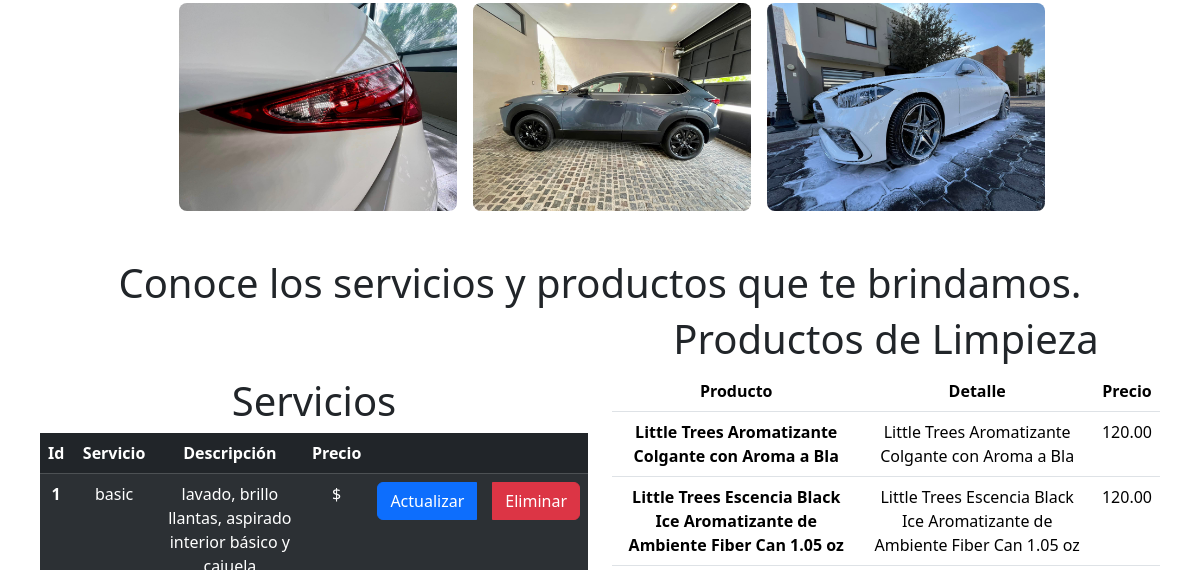
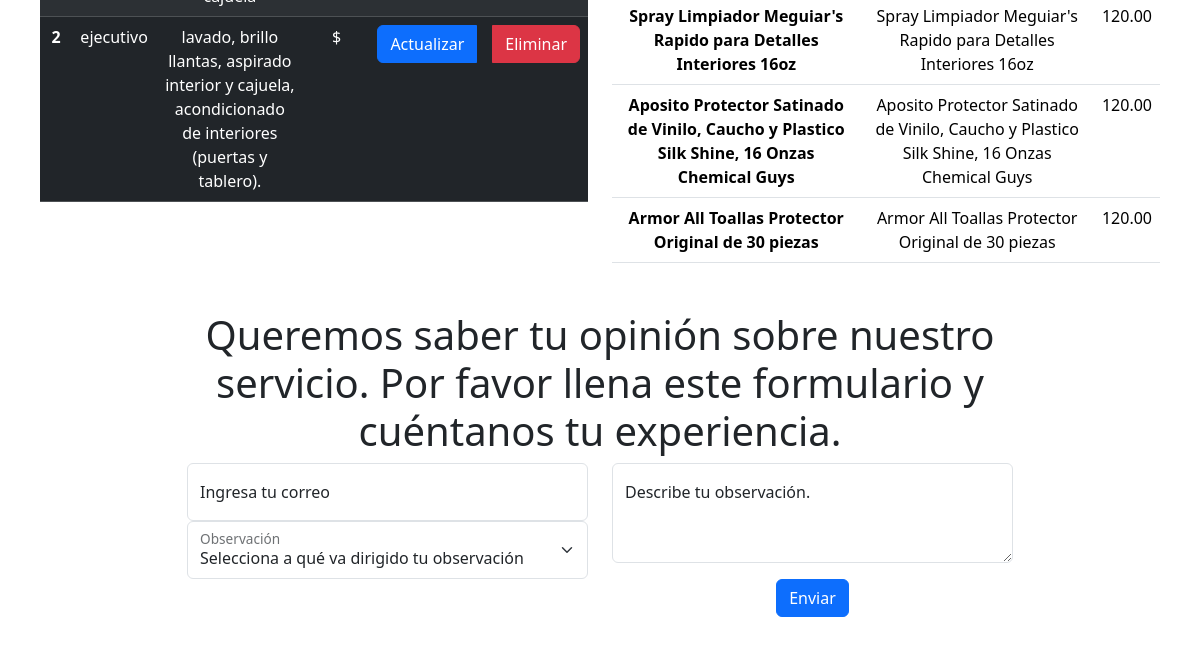
The app's page /admin/visitor.php (lower part), older data (2 pictures, top to bottom).
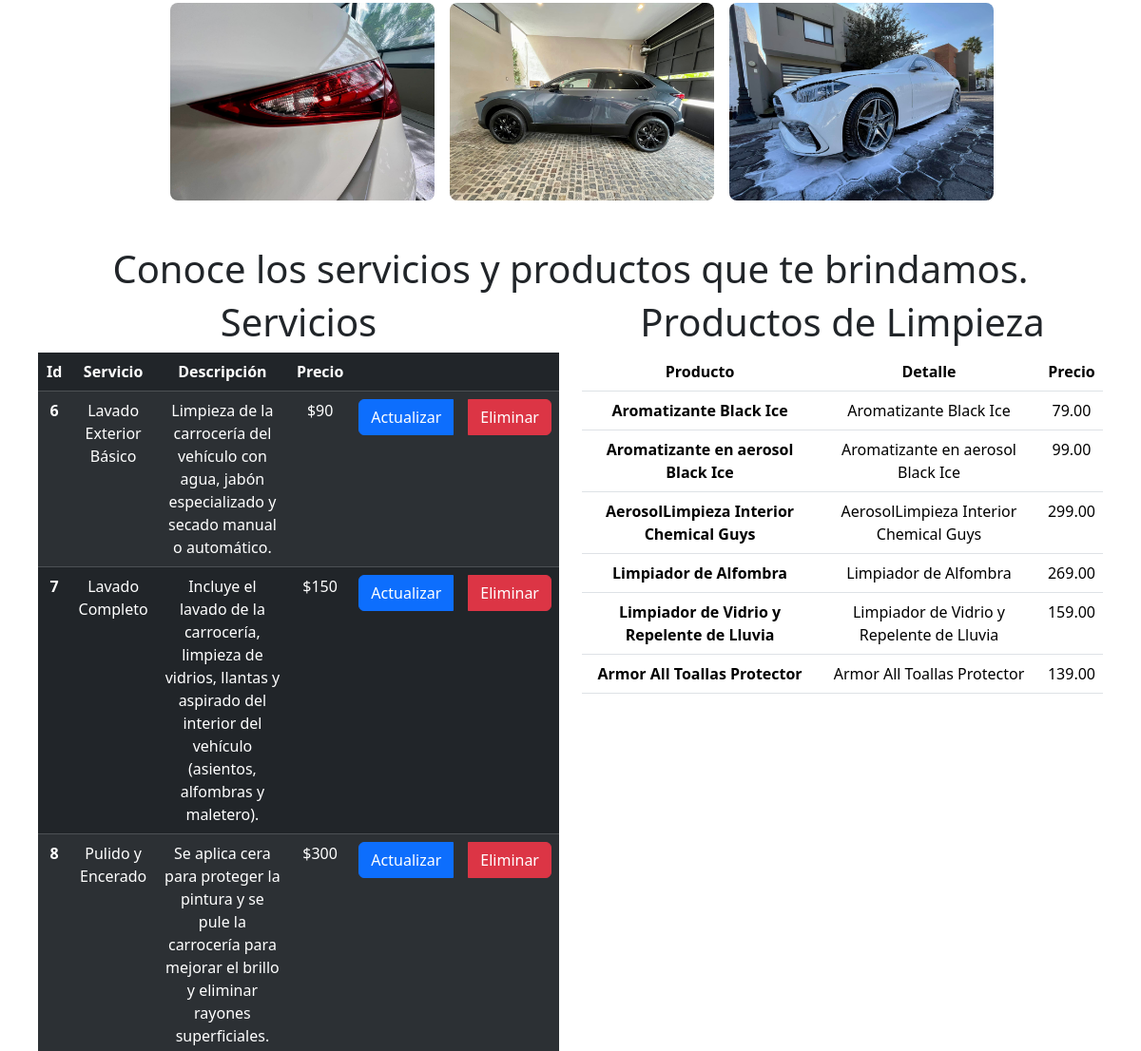
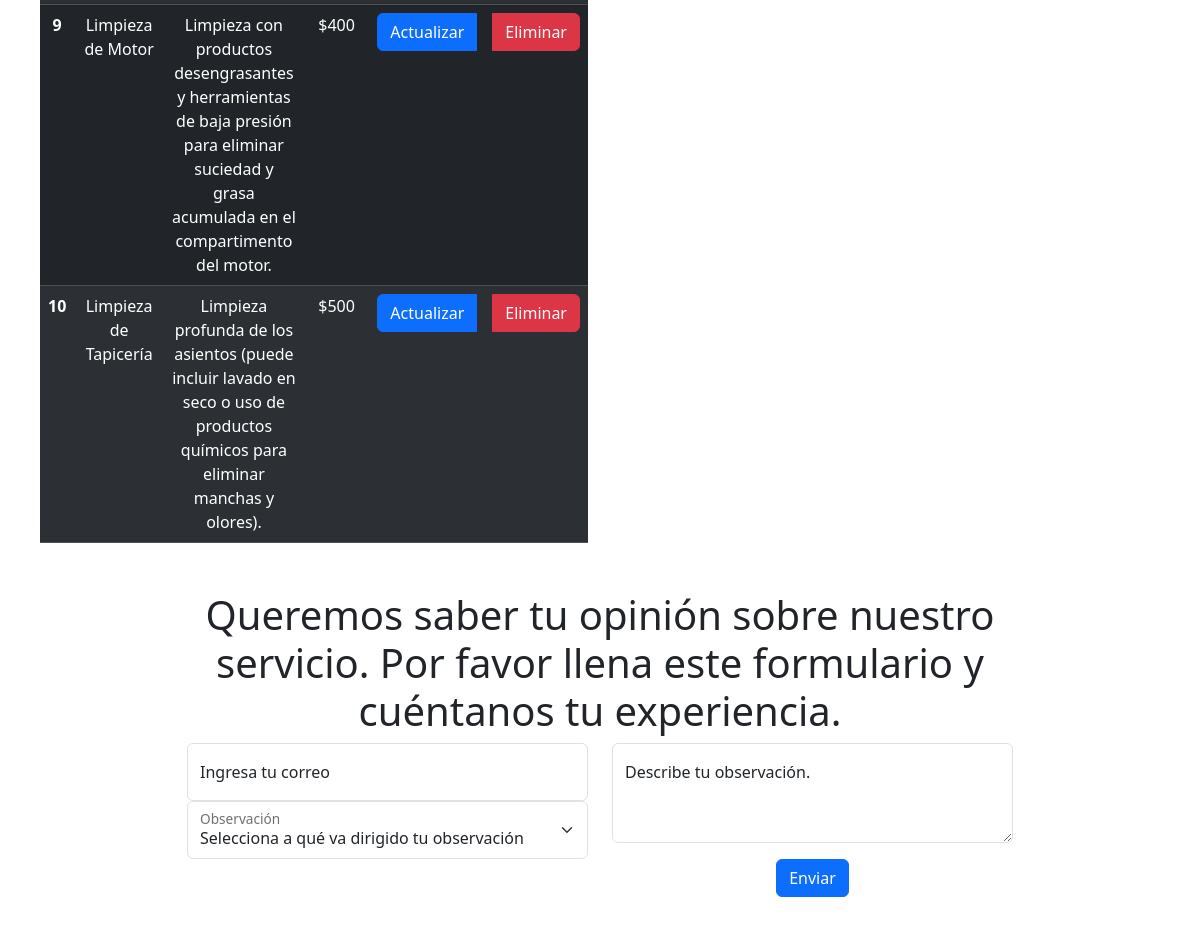
The same page, newer data (2 pictures, top to bottom).
### tables this page shows
CREATE TABLE IF NOT EXISTS `servicios` (
  `id_servicio` int(11) NOT NULL AUTO_INCREMENT,
  `servicio` varchar(50) DEFAULT NULL,
  `descripcion` text DEFAULT NULL,
  `imagen` varchar(100) DEFAULT NULL,
  `precio` int(11) NOT NULL,
  PRIMARY KEY (`id_servicio`)
);

CREATE TABLE IF NOT EXISTS `productos` (
  `id_producto` int(11) NOT NULL AUTO_INCREMENT,
  `producto` varchar(100) DEFAULT NULL,
  `descripcion` varchar(500) NOT NULL,
  `imagen` varchar(100) NOT NULL,
  `precio` decimal(10,2) DEFAULT NULL,
  `stock` int(11) DEFAULT NULL,
  PRIMARY KEY (`id_producto`)
);

### sistema.class.php (called while the page is built, shortened)
<?php
class Sistema
{
    function conexion()
    {
        $this->con = new PDO(SGBD . ':host=' . DBHOST . ';dbname=' . DBNAME . ';port=' . DBPORT, DBUSER, DBPASS);
    }
}
?>

### admin/servicio.class.php (called while the page is built, shortened)
<?php
require_once('../sistema.class.php');
class Servicio extends Sistema
{
    function readAll()
    {
        $query = "SELECT * FROM servicios";
        $sql = $this->con->prepare($query);
        $sql->execute();
        $result = $sql->fetchAll(PDO::FETCH_ASSOC);
        return $result;
    }
}
?>

### admin/producto.class.php (called while the page is built, shortened)
<?php
require_once('../sistema.class.php');
class Producto extends Sistema
{
    function readAll()
    {
        $query = "SELECT * FROM productos";
        $sql = $this->con->prepare($query);
        $sql->execute();
        $result = $sql->fetchAll(PDO::FETCH_ASSOC);
        return $result;
    }
}

### admin/views/visitor/index.php (the view, shortened to what this page needs)
<?php require_once('views\header.php'); ?>
<div class="container-fluid text-center">
  <div class="row w-75 m-auto">
    <div class="row p-0 ">
      <div class="col-sm-4 p-2">
        <img src="../images/g7.jpg" class="w-100 rounded-3 m-4" alt="">
      </div>
      <div class="col-sm-4 p-2">
        <img src="../images/g8.jpg" class="w-100 rounded-3 m-4" alt="">
      </div>
      <div class="col-sm-4 p-2">
        <img src="../images/g2.jpg" class="w-100 rounded-3 m-4" alt="">
      </div>
    </div>
  </div>
  <div class="row w-100 m-0 p-3">
    <h1>Conoce los servicios y productos que te brindamos.</h1>
    <div class="col-sm-6 m-auto">
      <h1>Servicios</h1>
      <table class="table table-striped table-dark">
        <thead>
          <tr>
            <th scope="col">Id</th>
            <th scope="col">Servicio</th>
            <th scope="col">Descripción</th>
            <th scope="col">Precio</th>
            <th scope="col"></th>
          </tr>
        </thead>
        <tbody>
          <?php foreach ($servicios as $servicio): ?>
            <tr>
              <th scope="row"><?php echo $servicio['id_servicio']; ?> </th>
              <td><?php echo $servicio['servicio']; ?></td>
              <td><?php echo $servicio['descripcion']; ?></td>
              <td>$<?php echo $servicio['precio']; ?></td>
              <td>
                <div class="btn-group" role="group" aria-label="Basic radio toggle button group">
                  <a href="servicio.php?accion=actualizar&id=<?php echo $servicio['id_servicio']; ?>"
                    class="btn btn-primary" style="margin-right:1rem;">Actualizar</a>
                  <a href="servicio.php?accion=eliminar&id=<?php echo $servicio['id_servicio']; ?>"
                    class="btn btn-danger">Eliminar</a>
                </div>
              </td>
            </tr>
          <?php endforeach; ?>
        </tbody>
      </table>
    </div>
    <div class="col-sm-6 m-0">
      <h1>Productos de Limpieza</h1>
      <table class="table">
        <thead>
          <tr>
            <th scope="col">Producto</th>
            <th scope="col">Detalle</th>
            <th scope="col">Precio</th>
          </tr>
        </thead>
        <tbody>
          <?php foreach ($productos as $producto): ?>
            <tr>
              <th scope="row"><?php echo ($producto['producto']) ?></th>
              <td><?php echo ($producto['producto']) ?></td>
              <td><?php echo ($producto['precio']) ?></td>
            </tr>
          <?php endforeach; ?>
        </tbody>
      </table>
    </div>
  </div>
  <div class="row w-75 m-auto p-3">
    <h1>Queremos saber tu opinión sobre nuestro servicio. Por favor llena este formulario y cuéntanos tu experiencia.
    </h1>
    <div class="col-sm-6">
      <form class="form-floating">
        <input type="email" class="form-control" id="floatingInputValue" placeholder="name@example.com" value="">
        <label for="floatingInputValue">Ingresa tu correo</label>
      </form>
      <div class="form-floating">
        <select class="form-select" id="floatingSelect" aria-label="Floating label select example">
          <option selected>Selecciona a qué va dirigido tu observación</option>
        </select>
        <label for="floatingSelect">Observación</label>
      </div>
    </div>
    <div class="col-sm-6">
      <div class="form-floating">
        <textarea class="form-control" placeholder="Leave a comment here" id="floatingTextarea2"
          style="height: 100px"></textarea>
        <label for="floatingTextarea2">Describe tu observación.</label>
        <button type="submit" class="btn btn-primary m-3">Enviar</button>
      </div>
    </div>
  </div>
</div>

Row changes from the older to the newer data that the page shows:
removed servicios: id_servicio "1", servicio "basic", descripcion "lavado, brillo llantas, aspirado interior básico y cajuela"
removed servicios: id_servicio "2", servicio "ejecutivo", descripcion "lavado, brillo llantas, aspirado interior y cajuela, acondicionado de interiores (puertas y tablero)."
removed productos: producto "Little Trees Aromatizante Colgante con Aroma a Bla", precio "120.00"
removed productos: producto "Little Trees Escencia Black Ice Aromatizante de Ambiente Fiber Can 1.05 oz", precio "120.00"
removed productos: producto "Spray Limpiador Meguiar's Rapido para Detalles Interiores 16oz", precio "120.00"
removed productos: producto "Aposito Protector Satinado de Vinilo, Caucho y Plastico Silk Shine, 16 Onzas Chemical Guys", precio "120.00"
removed productos: producto "Armor All Toallas Protector Original de 30 piezas", precio "120.00"
added servicios: id_servicio "6", servicio "Lavado Exterior Básico", descripcion "Limpieza de la carrocería del vehículo con agua, jabón especializado y secado manual o automático.", precio "90"
added servicios: id_servicio "7", servicio "Lavado Completo", descripcion "Incluye el lavado de la carrocería, limpieza de vidrios, llantas y aspirado del interior del vehículo (asientos, alfombras y maletero).", precio "150"
added servicios: id_servicio "8", servicio "Pulido y Encerado", descripcion "Se aplica cera para proteger la pintura y se pule la carrocería para mejorar el brillo y eliminar rayones superficiales.", precio "300"
added servicios: id_servicio "9", servicio "Limpieza de Motor", descripcion "Limpieza con productos desengrasantes y herramientas de baja presión para eliminar suciedad y grasa acumulada en el compartimento del motor.", precio "400"
added servicios: id_servicio "10", servicio "Limpieza de Tapicería", descripcion "Limpieza profunda de los asientos (puede incluir lavado en seco o uso de productos químicos para eliminar manchas y olores).", precio "500"
added productos: producto "Aromatizante Black Ice", precio "79.00"
added productos: producto "Aromatizante en aerosol Black Ice", precio "99.00"
added productos: producto "AerosolLimpieza Interior Chemical Guys", precio "299.00"
added productos: producto "Limpiador de Alfombra", precio "269.00"
added productos: producto "Limpiador de Vidrio y Repelente de Lluvia", precio "159.00"
added productos: producto "Armor All Toallas Protector", precio "139.00"
